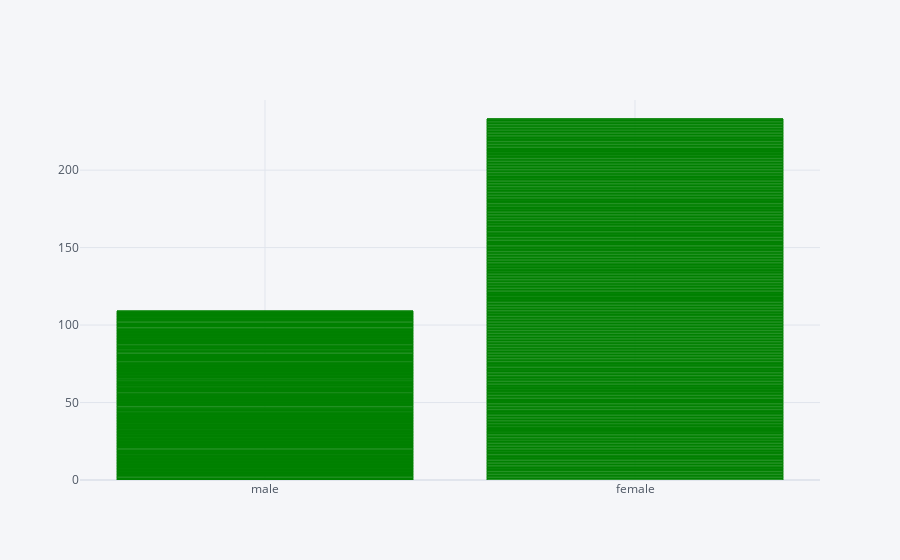

The notebook cell this image was saved under:
### Code cell
df2.iplot(kind='bar',x='sex',y='survived',colors='green')

### Figure 1 — Plotly figure (JSON) as saved in the notebook; plotly's stock layout.template omitted (floating-point values rounded to 4 significant figures; data arrays with more than 128 entries replaced by an {"elided": "..."} marker saying what was removed)
{"data": [{"marker": {"color": "rgba(0, 128, 0, 0.6)", "line": {"color": "rgba(0, 128, 0, 1.0)", "width": 1}}, "name": "survived", "orientation": "v", "text": "", "type": "bar", "x": {"elided": "891 str values"}, "y": {"elided": "891 int values"}}], "layout": {"legend": {"bgcolor": "#F5F6F9", "font": {"color": "#4D5663"}}, "paper_bgcolor": "#F5F6F9", "plot_bgcolor": "#F5F6F9", "title": {"font": {"color": "#4D5663"}}, "xaxis": {"gridcolor": "#E1E5ED", "showgrid": true, "tickfont": {"color": "#4D5663"}, "title": {"font": {"color": "#4D5663"}, "text": ""}, "zerolinecolor": "#E1E5ED"}, "yaxis": {"gridcolor": "#E1E5ED", "showgrid": true, "tickfont": {"color": "#4D5663"}, "title": {"font": {"color": "#4D5663"}, "text": ""}, "zerolinecolor": "#E1E5ED"}}}
